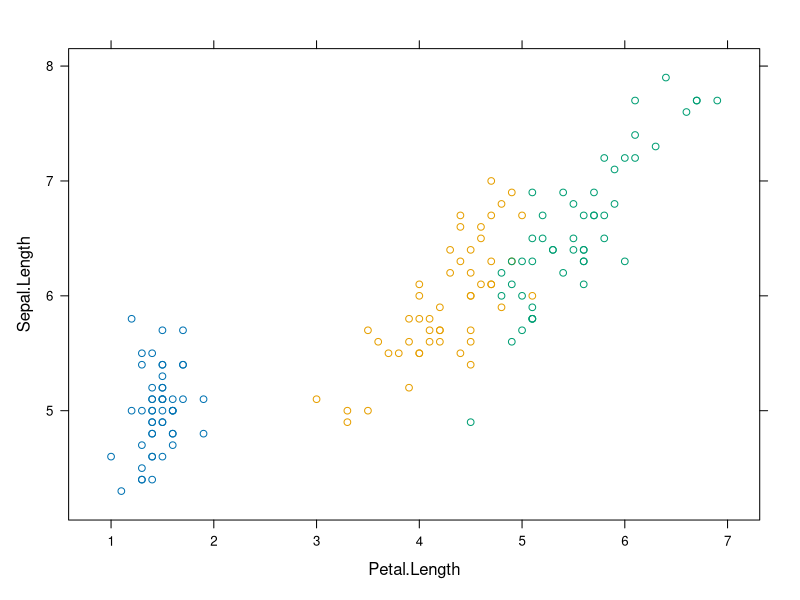
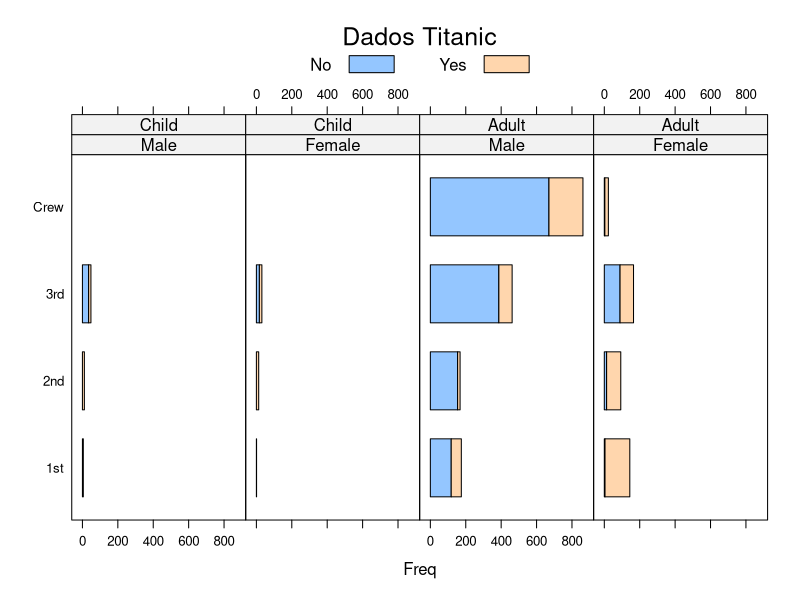
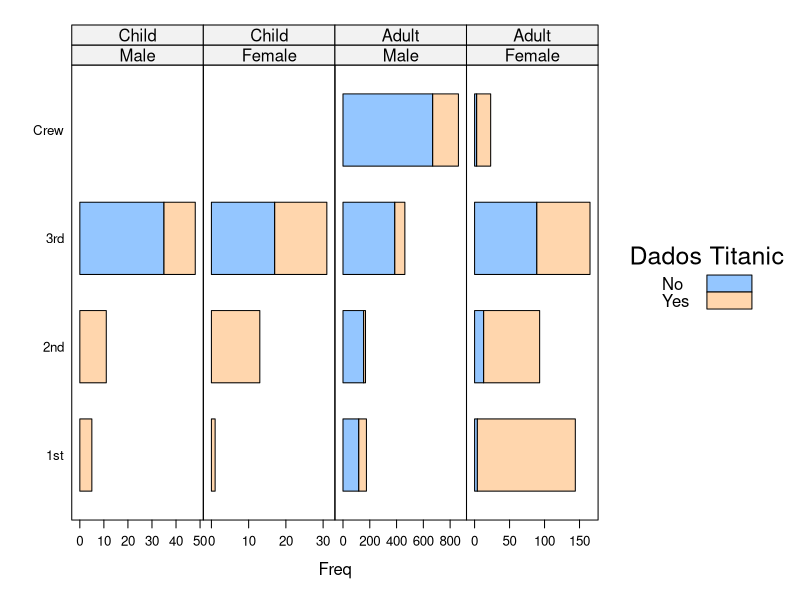
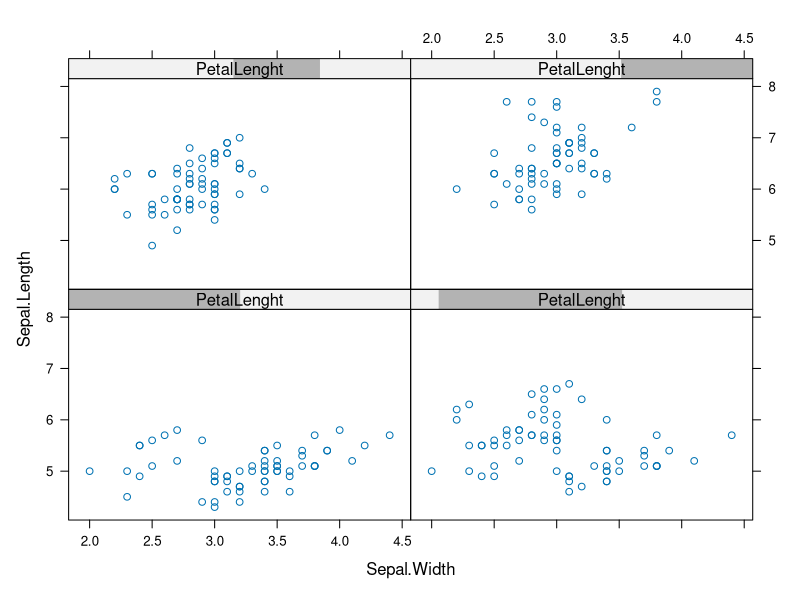
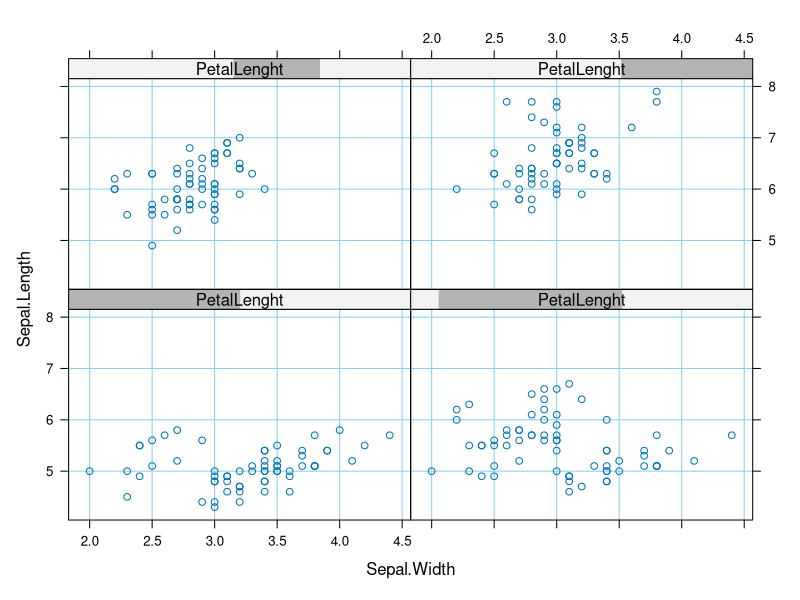
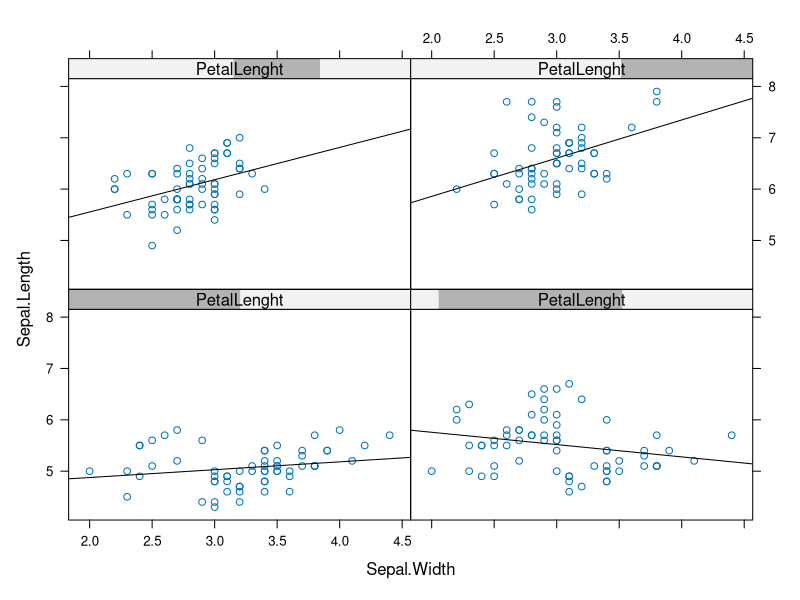
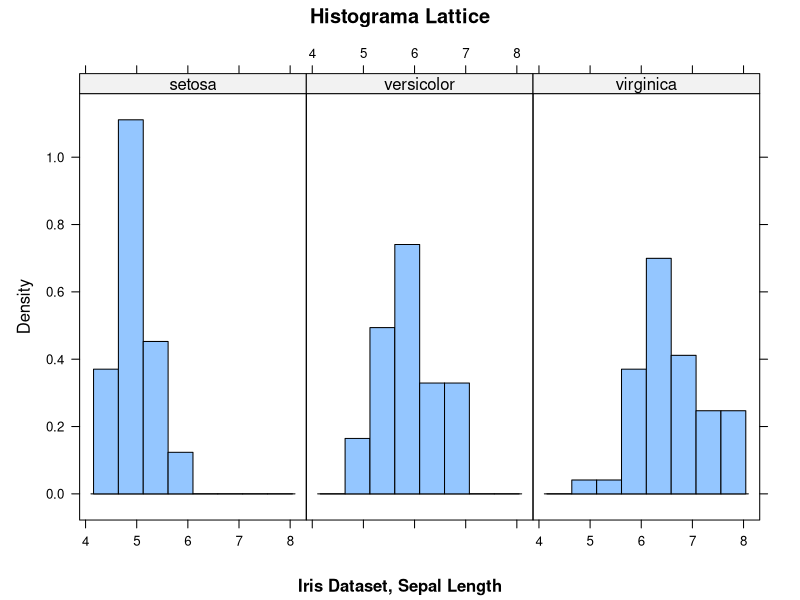
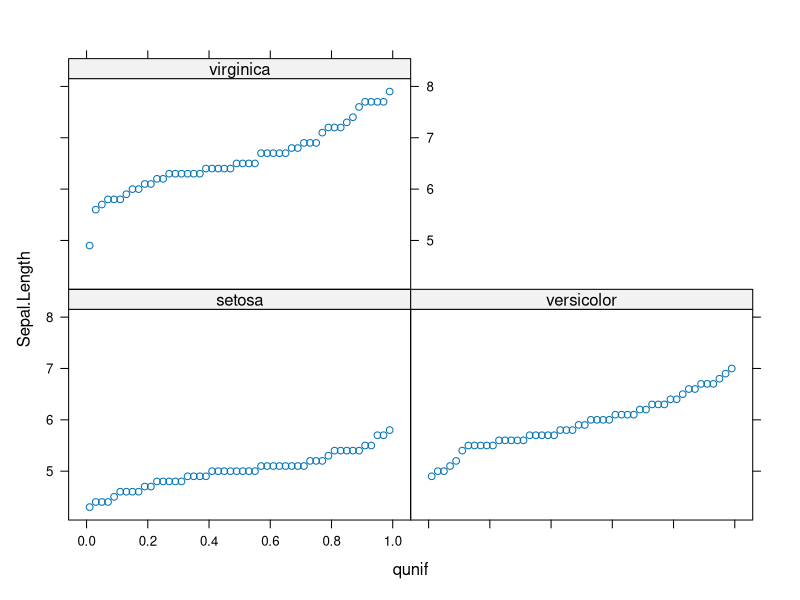

R code for these plots, in order:
setwd("C:/treinamentos/fData_Science/f_DSA/Capo04/Graficos_GGP2")
getwd()


#pacote Lattice para visualuzação de dados alto nivel poderoso e elegante, com enfase em dados multivariados
#seu conceito é agrupar os dados e criar visualizações 


#instalando o pacote e carregando
install.packages('lattice')
library(lattice)

#grafico com lattice
#conjunto de dados iris
xyplot(data = iris, groups = Species, Sepal.Length ~ Petal.Length)

#conjunto de dados do titanic
?Titanic

#criando um barchart

barchart(Class ~ Freq | Sex + Age, data = as.data.frame(Titanic),
         groups = Survived, stack = T, layout= c(4,1),
         auto.key = list(title = "Dados Titanic", columns=2))

barchart(Class ~ Freq | Sex + Age, data = as.data.frame(Titanic),
         groups = Survived, stack = T, layout = c(4,1),
         auto.key = list(title = "Dados Titanic", coluns=2),
         scales = list(x = "free"))

#contagem de elementos
PetalLenght <- equal.count(iris$Petal.Length,4)
PetalLenght
#criando o scaterplot
xyplot(Sepal.Length~Sepal.Width | PetalLenght, data = iris)

#adicionando grid no grafico
xyplot(Sepal.Length~Sepal.Width | PetalLenght, data = iris,
       panel = function(...){
         panel.grid(h=-1, v = -1, col.line= "skyblue")
         panel.xyplot(...) })

#aplicando customização com modelo preditivo
xyplot(Sepal.Length~Sepal.Width | PetalLenght, data = iris,
       panel = function(x,y,...){
         panel.xyplot(x,y,...)
         mylm <- lm(y~x)
         panel.abline(mylm)})
       

#utilizando o histograma
histogram(~Sepal.Length | Species, xlab = "",
          data = iris, layout= c(3,1), type= "density",
          main = "Histograma Lattice", sub = "Iris Dataset, Sepal Length")

#visualizando a distribuição dos dados
qqmath(~Sepal.Length | Species, data= iris, distribution = qunif)


#aplicando o boxplot
bwplot(Species~Sepal.Length, data = iris)

#criando o boxplot violino
bwplot(Species~Sepal.Length, data = iris,
       panel = panel.violin)
